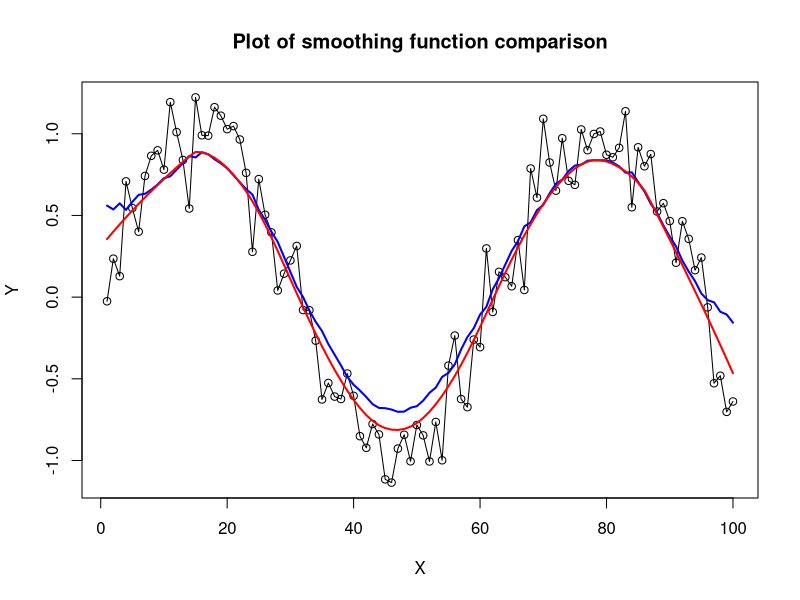

Reproduce this figure in R.
## ---- chunk 1
library(ggplot2)
#Initialisation of vectors
set.seed(1)
n <- 100
X <- 1:n
e <- rnorm(n, mean = 0, sd = 0.2)
Y <- sin(X/10) + e
smth <- numeric(n)


#Lowess function creation
customLowess <- function(x,y,f){
  k <- ceiling(n*f)
  for(i in X){
    X_i = X[i]
    distances <- abs(X - X_i)
    knn_indices <- order(distances)[0:k+1]
    knn_distances <- distances[knn_indices]
    knn_values <- X[knn_indices]
    dmax = knn_distances[k+1]
    XM = cbind(1,knn_values)
    W <- matrix(0, nrow = k + 1, ncol = k + 1)
    YM = rep(1,k+1)
    for(j in 0:k+1){
      W[j,j]=(1-(knn_distances[j]/dmax)^3)^3
    }
    for(p in 1:k+1){
      a = knn_values[p]
      YM[p] = Y[a]
    }
  B <- solve(t(XM)%*%W%*%XM)%*%t(XM)%*%W%*%YM
  y_hat = B[1] + B[2]*X_i
  smth[i]=y_hat
  }
  return(smth)
}

ans = customLowess(X,Y,f=0.3)
L <- lowess(X,Y,f=0.3,iter=0)
plot(X, Y, type = "o", col = "black", main = "Plot of smoothing function comparison",ylab = "Y", xlab = "X")
lines(X,ans,col="blue",lwd=2)
lines(L, col="red",lwd=2)
